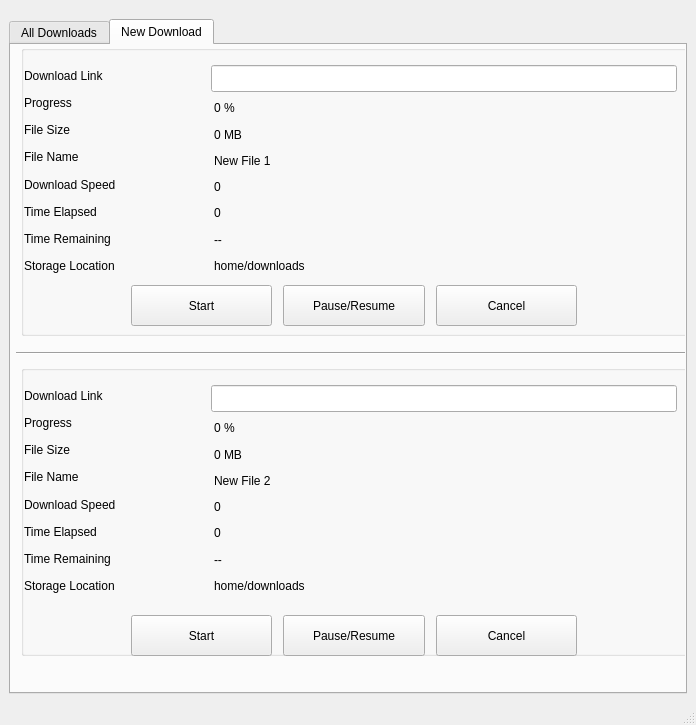
<?xml version="1.0" encoding="UTF-8"?>
<ui version="4.0">
 <class>MainWindow</class>
 <widget class="QMainWindow" name="MainWindow">
  <property name="geometry">
   <rect>
    <x>0</x>
    <y>0</y>
    <width>696</width>
    <height>725</height>
   </rect>
  </property>
  <property name="windowTitle">
   <string>MainWindow</string>
  </property>
  <property name="styleSheet">
   <string notr="true">margin-left:5px;</string>
  </property>
  <widget class="QWidget" name="centralwidget">
   <layout class="QGridLayout" name="gridLayout">
    <item row="0" column="0">
     <widget class="QTabWidget" name="tabWidget">
      <property name="styleSheet">
       <string notr="true"/>
      </property>
      <property name="currentIndex">
       <number>1</number>
      </property>
      <widget class="QWidget" name="tab_2">
       <attribute name="title">
        <string>All Downloads</string>
       </attribute>
       <layout class="QGridLayout" name="gridLayout_2">
        <item row="0" column="0">
         <widget class="QTableWidget" name="tableWidget">
          <property name="enabled">
           <bool>true</bool>
          </property>
          <property name="baseSize">
           <size>
            <width>0</width>
            <height>0</height>
           </size>
          </property>
          <column>
           <property name="text">
            <string>File Name</string>
           </property>
          </column>
          <column>
           <property name="text">
            <string>Download Link</string>
           </property>
          </column>
          <column>
           <property name="text">
            <string>File Size</string>
           </property>
          </column>
          <column>
           <property name="text">
            <string>Storage Location</string>
           </property>
          </column>
         </widget>
        </item>
       </layout>
      </widget>
      <widget class="QWidget" name="tab">
       <attribute name="title">
        <string>New Download</string>
       </attribute>
       <widget class="Line" name="line">
        <property name="geometry">
         <rect>
          <x>-10</x>
          <y>300</y>
          <width>801</width>
          <height>16</height>
         </rect>
        </property>
        <property name="orientation">
         <enum>Qt::Horizontal</enum>
        </property>
       </widget>
       <widget class="QGroupBox" name="groupBox">
        <property name="geometry">
         <rect>
          <x>0</x>
          <y>320</y>
          <width>791</width>
          <height>291</height>
         </rect>
        </property>
        <property name="title">
         <string/>
        </property>
        <widget class="QWidget" name="layoutWidget_5">
         <property name="geometry">
          <rect>
           <x>110</x>
           <y>250</y>
           <width>451</width>
           <height>41</height>
          </rect>
         </property>
         <layout class="QHBoxLayout" name="horizontalLayout_6">
          <item>
           <widget class="QPushButton" name="pushButton_16">
            <property name="sizePolicy">
             <sizepolicy hsizetype="Minimum" vsizetype="Ignored">
              <horstretch>0</horstretch>
              <verstretch>0</verstretch>
             </sizepolicy>
            </property>
            <property name="cursor">
             <cursorShape>PointingHandCursor</cursorShape>
            </property>
            <property name="text">
             <string>Start</string>
            </property>
           </widget>
          </item>
          <item>
           <widget class="QPushButton" name="pushButton_17">
            <property name="sizePolicy">
             <sizepolicy hsizetype="Minimum" vsizetype="Ignored">
              <horstretch>0</horstretch>
              <verstretch>0</verstretch>
             </sizepolicy>
            </property>
            <property name="cursor">
             <cursorShape>PointingHandCursor</cursorShape>
            </property>
            <property name="text">
             <string>Pause/Resume</string>
            </property>
           </widget>
          </item>
          <item>
           <widget class="QPushButton" name="pushButton_18">
            <property name="sizePolicy">
             <sizepolicy hsizetype="Minimum" vsizetype="Ignored">
              <horstretch>0</horstretch>
              <verstretch>0</verstretch>
             </sizepolicy>
            </property>
            <property name="cursor">
             <cursorShape>PointingHandCursor</cursorShape>
            </property>
            <property name="text">
             <string>Cancel</string>
            </property>
           </widget>
          </item>
         </layout>
        </widget>
        <widget class="QWidget" name="layoutWidget_4">
         <property name="geometry">
          <rect>
           <x>190</x>
           <y>20</y>
           <width>471</width>
           <height>211</height>
          </rect>
         </property>
         <layout class="QVBoxLayout" name="verticalLayout_12">
          <item>
           <widget class="QLineEdit" name="lineEdit_6">
            <property name="minimumSize">
             <size>
              <width>0</width>
              <height>27</height>
             </size>
            </property>
           </widget>
          </item>
          <item>
           <widget class="QLabel" name="label_67">
            <property name="text">
             <string>0 %</string>
            </property>
           </widget>
          </item>
          <item>
           <widget class="QLabel" name="label_17">
            <property name="text">
             <string>0 MB</string>
            </property>
           </widget>
          </item>
          <item>
           <widget class="QLabel" name="label_68">
            <property name="text">
             <string>New File 2</string>
            </property>
           </widget>
          </item>
          <item>
           <widget class="QLabel" name="label_69">
            <property name="text">
             <string>0</string>
            </property>
           </widget>
          </item>
          <item>
           <widget class="QLabel" name="label_70">
            <property name="text">
             <string>0</string>
            </property>
           </widget>
          </item>
          <item>
           <widget class="QLabel" name="label_71">
            <property name="text">
             <string>--</string>
            </property>
           </widget>
          </item>
          <item>
           <widget class="QLabel" name="label_72">
            <property name="text">
             <string>home/downloads</string>
            </property>
           </widget>
          </item>
         </layout>
        </widget>
        <widget class="QWidget" name="layoutWidget_6">
         <property name="geometry">
          <rect>
           <x>0</x>
           <y>20</y>
           <width>141</width>
           <height>211</height>
          </rect>
         </property>
         <layout class="QVBoxLayout" name="verticalLayout_13">
          <item>
           <widget class="QLabel" name="label_73">
            <property name="text">
             <string>Download Link</string>
            </property>
           </widget>
          </item>
          <item>
           <widget class="QLabel" name="label_74">
            <property name="text">
             <string>Progress</string>
            </property>
           </widget>
          </item>
          <item>
           <widget class="QLabel" name="label_16">
            <property name="text">
             <string>File Size</string>
            </property>
           </widget>
          </item>
          <item>
           <widget class="QLabel" name="label_75">
            <property name="text">
             <string>File Name</string>
            </property>
           </widget>
          </item>
          <item>
           <widget class="QLabel" name="label_76">
            <property name="text">
             <string>Download Speed</string>
            </property>
           </widget>
          </item>
          <item>
           <widget class="QLabel" name="label_77">
            <property name="text">
             <string>Time Elapsed</string>
            </property>
           </widget>
          </item>
          <item>
           <widget class="QLabel" name="label_78">
            <property name="text">
             <string>Time Remaining</string>
            </property>
           </widget>
          </item>
          <item>
           <widget class="QLabel" name="label_79">
            <property name="text">
             <string>Storage Location</string>
            </property>
           </widget>
          </item>
         </layout>
        </widget>
       </widget>
       <widget class="QGroupBox" name="groupBox_2">
        <property name="geometry">
         <rect>
          <x>0</x>
          <y>0</y>
          <width>791</width>
          <height>291</height>
         </rect>
        </property>
        <property name="title">
         <string/>
        </property>
        <widget class="QWidget" name="layoutWidget_3">
         <property name="geometry">
          <rect>
           <x>190</x>
           <y>20</y>
           <width>471</width>
           <height>211</height>
          </rect>
         </property>
         <layout class="QVBoxLayout" name="verticalLayout_3">
          <item>
           <widget class="QLineEdit" name="lineEdit">
            <property name="minimumSize">
             <size>
              <width>0</width>
              <height>27</height>
             </size>
            </property>
           </widget>
          </item>
          <item>
           <widget class="QLabel" name="label_13">
            <property name="text">
             <string>0 %</string>
            </property>
           </widget>
          </item>
          <item>
           <widget class="QLabel" name="label_15">
            <property name="text">
             <string>0 MB</string>
            </property>
           </widget>
          </item>
          <item>
           <widget class="QLabel" name="label_7">
            <property name="text">
             <string>New File 1</string>
            </property>
           </widget>
          </item>
          <item>
           <widget class="QLabel" name="label_8">
            <property name="text">
             <string>0</string>
            </property>
           </widget>
          </item>
          <item>
           <widget class="QLabel" name="label_9">
            <property name="text">
             <string>0</string>
            </property>
           </widget>
          </item>
          <item>
           <widget class="QLabel" name="label_10">
            <property name="text">
             <string>--</string>
            </property>
           </widget>
          </item>
          <item>
           <widget class="QLabel" name="label_11">
            <property name="text">
             <string>home/downloads</string>
            </property>
           </widget>
          </item>
         </layout>
        </widget>
        <widget class="QWidget" name="layoutWidget_2">
         <property name="geometry">
          <rect>
           <x>0</x>
           <y>20</y>
           <width>141</width>
           <height>211</height>
          </rect>
         </property>
         <layout class="QVBoxLayout" name="verticalLayout_2">
          <item>
           <widget class="QLabel" name="label">
            <property name="text">
             <string>Download Link</string>
            </property>
           </widget>
          </item>
          <item>
           <widget class="QLabel" name="label_12">
            <property name="text">
             <string>Progress</string>
            </property>
           </widget>
          </item>
          <item>
           <widget class="QLabel" name="label_14">
            <property name="text">
             <string>File Size</string>
            </property>
           </widget>
          </item>
          <item>
           <widget class="QLabel" name="label_2">
            <property name="text">
             <string>File Name</string>
            </property>
           </widget>
          </item>
          <item>
           <widget class="QLabel" name="label_3">
            <property name="text">
             <string>Download Speed</string>
            </property>
           </widget>
          </item>
          <item>
           <widget class="QLabel" name="label_5">
            <property name="text">
             <string>Time Elapsed</string>
            </property>
           </widget>
          </item>
          <item>
           <widget class="QLabel" name="label_6">
            <property name="text">
             <string>Time Remaining</string>
            </property>
           </widget>
          </item>
          <item>
           <widget class="QLabel" name="label_4">
            <property name="text">
             <string>Storage Location</string>
            </property>
           </widget>
          </item>
         </layout>
        </widget>
        <widget class="QWidget" name="layoutWidget">
         <property name="geometry">
          <rect>
           <x>110</x>
           <y>240</y>
           <width>451</width>
           <height>41</height>
          </rect>
         </property>
         <layout class="QHBoxLayout" name="horizontalLayout">
          <item>
           <widget class="QPushButton" name="pushButton_3">
            <property name="sizePolicy">
             <sizepolicy hsizetype="Minimum" vsizetype="Ignored">
              <horstretch>0</horstretch>
              <verstretch>0</verstretch>
             </sizepolicy>
            </property>
            <property name="baseSize">
             <size>
              <width>0</width>
              <height>0</height>
             </size>
            </property>
            <property name="cursor">
             <cursorShape>PointingHandCursor</cursorShape>
            </property>
            <property name="text">
             <string>Start</string>
            </property>
            <property name="iconSize">
             <size>
              <width>16</width>
              <height>16</height>
             </size>
            </property>
           </widget>
          </item>
          <item>
           <widget class="QPushButton" name="pushButton">
            <property name="sizePolicy">
             <sizepolicy hsizetype="Minimum" vsizetype="Ignored">
              <horstretch>0</horstretch>
              <verstretch>0</verstretch>
             </sizepolicy>
            </property>
            <property name="cursor">
             <cursorShape>PointingHandCursor</cursorShape>
            </property>
            <property name="text">
             <string>Pause/Resume</string>
            </property>
           </widget>
          </item>
          <item>
           <widget class="QPushButton" name="pushButton_2">
            <property name="sizePolicy">
             <sizepolicy hsizetype="Minimum" vsizetype="Ignored">
              <horstretch>0</horstretch>
              <verstretch>0</verstretch>
             </sizepolicy>
            </property>
            <property name="cursor">
             <cursorShape>PointingHandCursor</cursorShape>
            </property>
            <property name="text">
             <string>Cancel</string>
            </property>
           </widget>
          </item>
         </layout>
        </widget>
       </widget>
      </widget>
     </widget>
    </item>
   </layout>
  </widget>
  <widget class="QMenuBar" name="menubar">
   <property name="geometry">
    <rect>
     <x>0</x>
     <y>0</y>
     <width>696</width>
     <height>33</height>
    </rect>
   </property>
  </widget>
  <widget class="QStatusBar" name="statusbar"/>
 </widget>
 <resources/>
 <connections/>
</ui>
